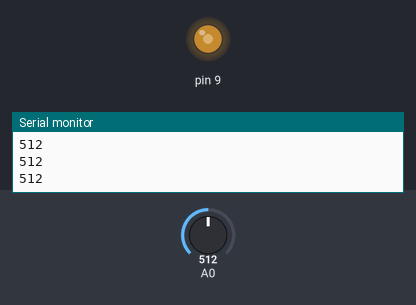
Simulated run of this sketch. Board: Arduino Uno, built with avr-gcc and run on an emulated ATmega328P. On the bench: output pins drawn as LEDs (lit = HIGH), the last lines printed to the serial monitor. The test bench sets the inputs (shaded band); at power-on: A0 = 512.

Above: at 1.2 s.
1.3 s: A0 set to 716
At 1.6 s:
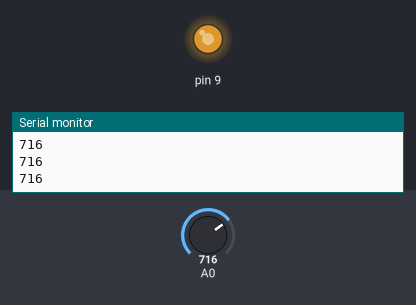
2.8 s: A0 set to 900
At 4.0 s:
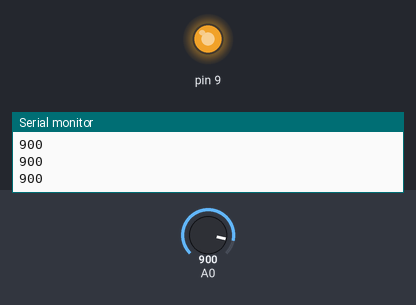
4.3 s: A0 set to 122
At 5.1 s:
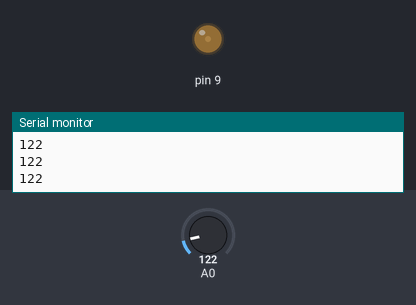
5.8 s: A0 set to 0
At 6.2 s:
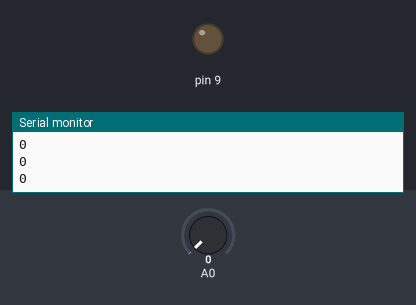
7.3 s: A0 set to 511
At 8.6 s:
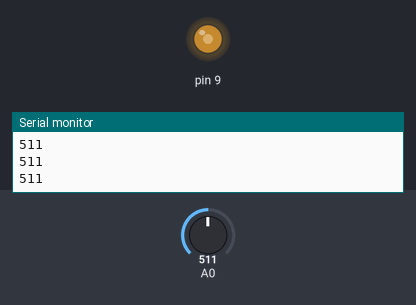
Timing chart, 0 to 9.8 s (numbered marks = the images above; inputs shaded):
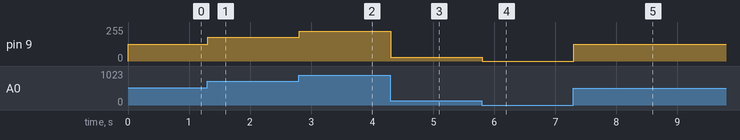

The sketch:

_003_pwm_and_gpio.ino
```cpp
void setup() {
    pinMode(9, OUTPUT);
    Serial.begin(9600);
}

void loop() {
    int a0, g9;
    a0 = analogRead(0);
    Serial.println(a0);
    // 0번째 단자는 0 ~ 1023 값이므로, 0~255 사이의 값으로 변환 작업
    g9 = a0 / 1023.0 * 255.0;

    analogWrite(9, g9);
}
```

Measured:
- after the input at 1.3 s, pin 9: 127/255 → 178/255 at once
- after the input at 2.8 s, pin 9: 178/255 → 224/255 at once
- after the input at 4.3 s, pin 9: 224/255 → 30/255 at once
- after the input at 5.8 s, pin 9: 30/255 → 0/255 at once
- after the input at 7.3 s, pin 9: 0/255 → 127/255 at once
